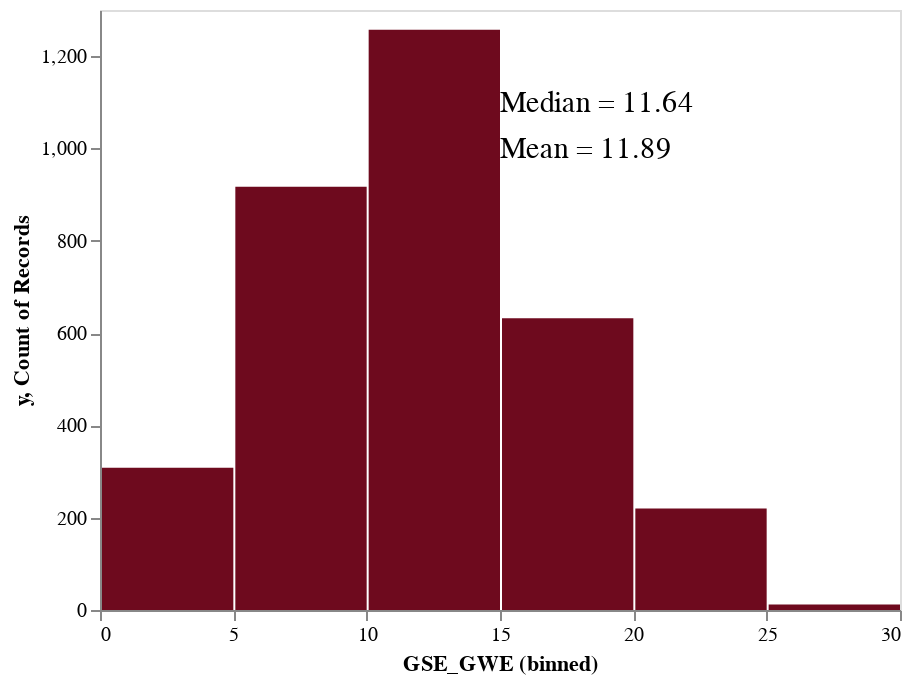

Notebook source saved alongside this figure:
### Markdown cell above
#### [Normalize the target to improve accuracy](https://anshikaaxena.medium.com/how-skewed-data-can-skrew-your-linear-regression-model-accuracy-and-transfromation-can-help-62c6d3fe4c53)

### Code cell
#We will view the variables with sqrt applied but we do not need these in the model since 
# we will be using TransformedTargetRegressor to wrap models to aid with Cross Validations
y_train_sqrt = np.sqrt(train_test_dict['y_train'])
y_test_sqrt = np.sqrt(train_test_dict['y_test'])
draw_histogram(pd.DataFrame(y_train_sqrt.reset_index()), "GSE_GWE" )

### Figure 1 — Vega-Lite specification as saved in the notebook (floating-point values rounded to 4 significant figures; data arrays with more than 128 entries replaced by an {"elided": "..."} marker saying what was removed)
{"config": {"view": {"continuousWidth": 400, "continuousHeight": 300}, "axis": {"grid": false}}, "layer": [{"data": {"name": "data-276148eb31d3d0f8fbab7397e6710527"}, "mark": {"type": "text", "align": "left", "color": "black", "fontSize": 15}, "encoding": {"text": {"field": "value", "type": "nominal"}, "y": {"field": "y", "type": "quantitative"}}}, {"data": {"name": "data-f7e9e83339354a43154bcd203d04bf1d"}, "mark": {"type": "bar", "color": "#6e0a1e"}, "encoding": {"x": {"bin": true, "field": "GSE_GWE", "type": "quantitative"}, "y": {"aggregate": "count", "type": "quantitative"}}}], "$schema": "https://vega.github.io/schema/vega-lite/v4.17.0.json", "datasets": {"data-276148eb31d3d0f8fbab7397e6710527": [{"x": 11.89, "y": 1000, "value": "Mean = 11.89"}, {"x": 11.64, "y": 1100, "value": "Median = 11.64"}], "data-f7e9e83339354a43154bcd203d04bf1d": {"elided": "3346 records"}}}
